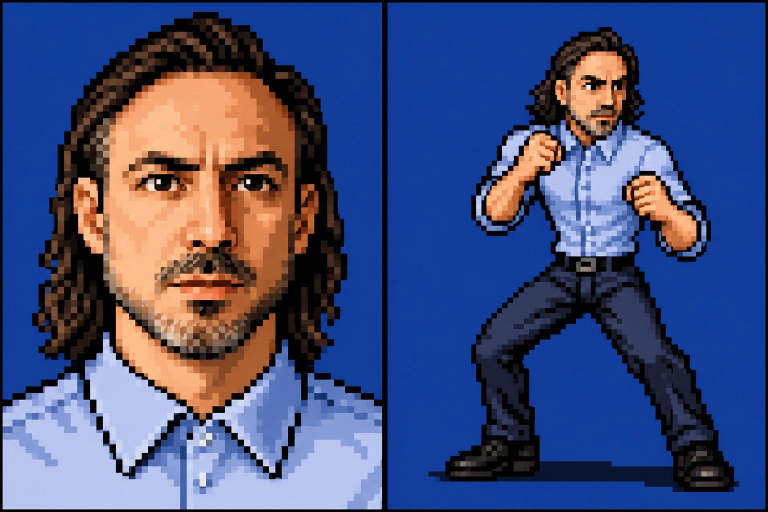
#> input picture source/chatgpt.webp, 1536 x 1024 px (shown at 1/2 size)
$ python build_fighter.py ../source/chatgpt.webp
#> lines starting #> are read from the running program, lines starting #| are printed output that depends on the picture; after the words box and inside, x2 and y2 are one past the last pixel; in counts of white or black regions, pixels touching at a corner belong together
"""Turn a portrait photo into pixel-art fighter assets.

Usage: tools/.venv/Scripts/python tools/build_fighter.py source/photo.png
Writes assets/portrait.png, assets/head.png, assets/fighter_sheet.png and tests/preview.png, tests/fighter.gif.
"""
import colorsys
import math
import sys
from pathlib import Path

import numpy as np
from PIL import Image, ImageDraw, ImageEnhance

ROOT = Path(__file__).resolve().parent.parent
OUTLINE = (22, 18, 26, 255)
SEAM_DARKEN = 0.72
HEAD_WIDTH = 30
BACKGROUND_TOLERANCE = 52
HAIR_MAX_LUMINANCE = 72
PORTRAIT_WIDTH = 64
FRAME_SIZE = (72, 100)
GROUND_Y = 96
PREVIEW_SCALE = 4
LIGHT = np.array([-0.55, -0.6, 0.58])
LIGHT = LIGHT / np.linalg.norm(LIGHT)
KIT = {'shirt': '#a9c4e8', 'jeans': '#3b4f82', 'shoes': '#2c2428', 'belt': '#3a2a22'}


def hex_rgb(value):
    value = value.lstrip('#')
    return tuple(int(value[i:i + 2], 16) for i in (0, 2, 4))


# [9 lines left out: function ramp, not called in this run]


def background_mask(photo):
    """True where the pixel belongs to the flat studio background, flood-filled from the top and sides."""
    pixels = np.asarray(photo, dtype=np.float32)
    height, width, _ = pixels.shape
    row_bg = (pixels[:, :3].mean(axis=1) + pixels[:, -3:].mean(axis=1)) / 2
    distance = np.linalg.norm(pixels - row_bg[:, None, :], axis=2)
    saturation = pixels.max(axis=2) - pixels.min(axis=2)
    luminance = pixels.mean(axis=2)
    similar = (distance < BACKGROUND_TOLERANCE) & (saturation < 26) & (luminance > HAIR_MAX_LUMINANCE)
    mask = np.zeros((height, width), dtype=bool)
    stack = [(y, x) for y in range(height) for x in (0, width - 1)] + [(0, x) for x in range(width)]
    while stack:
        y, x = stack.pop()
        if y < 0 or y >= height or x < 0 or x >= width or mask[y, x] or not similar[y, x]:
            continue
        mask[y, x] = True
        stack.extend(((y + 1, x), (y - 1, x), (y, x + 1), (y, x - 1)))
    return mask


def shirt_top(photo, foreground):
    pixels = np.asarray(photo, dtype=np.int32)
    blue = (pixels[:, :, 2] > pixels[:, :, 0] + 18) & (pixels[:, :, 2] > 150) & foreground
    rows = np.where(blue.sum(axis=1) > photo.width * 0.08)[0]
    return int(rows[0]) if len(rows) else photo.height


def pixelize(image, alpha, width, colors):
    height = round(image.height * width / image.width)
    small = image.resize((width, height), Image.BOX)
    small_alpha = alpha.resize((width, height), Image.BOX)
    small = ImageEnhance.Contrast(small).enhance(1.12)
    small = ImageEnhance.Color(small).enhance(1.15)
    quantized = small.quantize(colors=colors, method=Image.Quantize.MEDIANCUT, dither=Image.Dither.NONE).convert('RGB')
    rgba = quantized.convert('RGBA')
    opaque = np.asarray(small_alpha) > 127
    data = np.asarray(rgba).copy()
    data[~opaque] = (0, 0, 0, 0)
    return Image.fromarray(data, 'RGBA')


def add_outline(image):
    data = np.asarray(image).copy()
    opaque = data[:, :, 3] > 0
    padded = np.pad(opaque, 1)
    neighbour = padded[:-2, 1:-1] | padded[2:, 1:-1] | padded[1:-1, :-2] | padded[1:-1, 2:]
    edge = neighbour & ~opaque
    data[edge] = OUTLINE
    return Image.fromarray(data, 'RGBA')


def padded(image, pad=1):
    canvas = Image.new('RGBA', (image.width + pad * 2, image.height + pad * 2), (0, 0, 0, 0))
    canvas.paste(image, (pad, pad))
    return canvas


# [6 lines left out: function skin_color, not called in this run]


class Painter:
    """Draws shaded volumes (capsules with a variable radius) into an indexed frame, 16-bit style."""

    # [64 lines left out: functions __init__, tube, blit, finish, not called in this run]


POSES = {
    'guard': {'lift': 0, 'lean': 0, 'front_hand': (47, 33), 'front_elbow': (44, 46), 'back_hand': (39, 36), 'back_elbow': (33, 48), 'front_knee': (41, 77), 'back_knee': (25, 78)},
    'guard_low': {'lift': 1, 'lean': 0, 'front_hand': (47, 35), 'front_elbow': (44, 48), 'back_hand': (39, 38), 'back_elbow': (33, 50), 'front_knee': (42, 78), 'back_knee': (24, 79)},
    'punch': {'lift': 0, 'lean': 3, 'front_hand': (67, 36), 'front_elbow': (56, 37), 'back_hand': (40, 38), 'back_elbow': (34, 49), 'front_knee': (43, 76), 'back_knee': (23, 78)},
}


# [39 lines left out: functions draw_fighter, gradient_card, not called in this run]


def scale(image, factor):
    return image.resize((image.width * factor, image.height * factor), Image.NEAREST)


def main(photo_path):
#> called with photo_path = '../source/chatgpt.webp'
    photo = Image.open(photo_path).convert('RGB')
#> photo is the input picture: PIL image 1536x1024 RGB; mean R, G, B 67.4, 78.4, 123.1
    background = background_mask(photo)
#> in background_mask, `row_bg = (pixels[:, :3].mean(axis=1) + pixels[:, -3:].mean(axis=1)) / 2`: row_bg = 1024 rows, first 8: [0, 0.333, 7.17], [0, 0.333, 6.5], [0, 0.833, 4.17], [0, 0.667, 2.67], [0, 0.333, 1.67], [0, 0.333, 2], [0, 0.167, 2.67], [0, 0.167, 3.33]
#> in background_mask, `distance = np.linalg.norm(pixels - row_bg[:, None, :], axis=2)`:
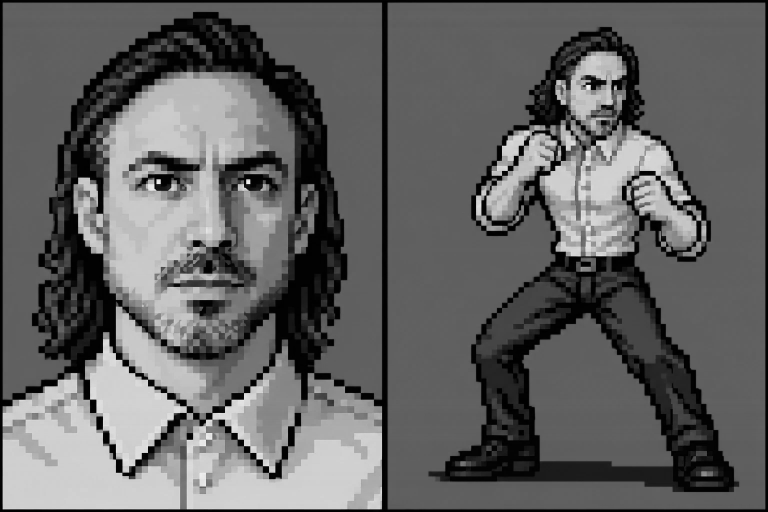
#> distance: shape (1024, 1536) float32 (shown at 1/2 size); min 0.167, max 434.6, mean 170.2; drawn with min black and max white
#> in background_mask, `saturation = pixels.max(axis=2) - pixels.min(axis=2)`:
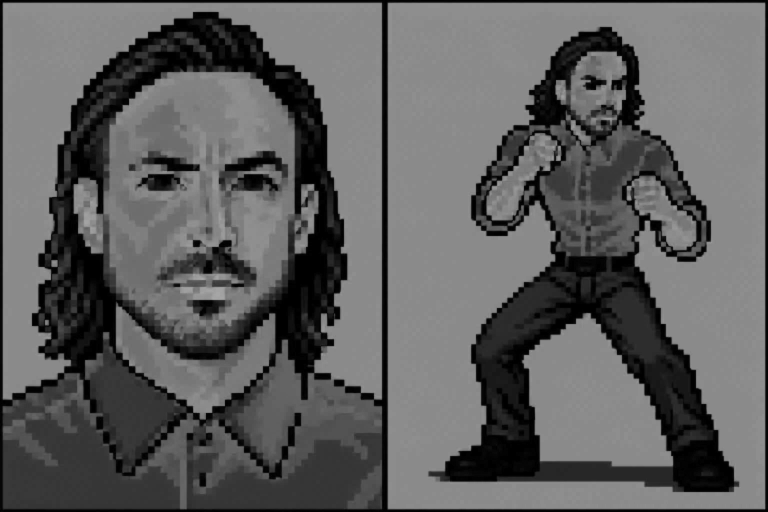
#> saturation: shape (1024, 1536) float32 (shown at 1/2 size); min 0, max 170, mean 95.2
#> in background_mask, `similar = (distance < BACKGROUND_TOLERANCE) & (saturation < 26) & (lum..`: similar: shape (1024, 1536) bool; every value is 0
#> after the loop in background_mask, `while stack:`: stack = []
    foreground = ~background
#> foreground: shape (1024, 1536) bool; every value is 1
    alpha = Image.fromarray((foreground * 255).astype(np.uint8), 'L')
#> alpha: PIL image 1536x1024 L; every value is 255
    ys, xs = np.where(foreground)
    top, left, right = int(ys.min()), int(xs.min()), int(xs.max())
#> top = 0; left = 0; right = 1535
    collar = shirt_top(photo, foreground)
#> in shirt_top, `blue = (pixels[:, :, 2] > pixels[:, :, 0] + 18) & (pixels[:, :, 2] > 1..`:
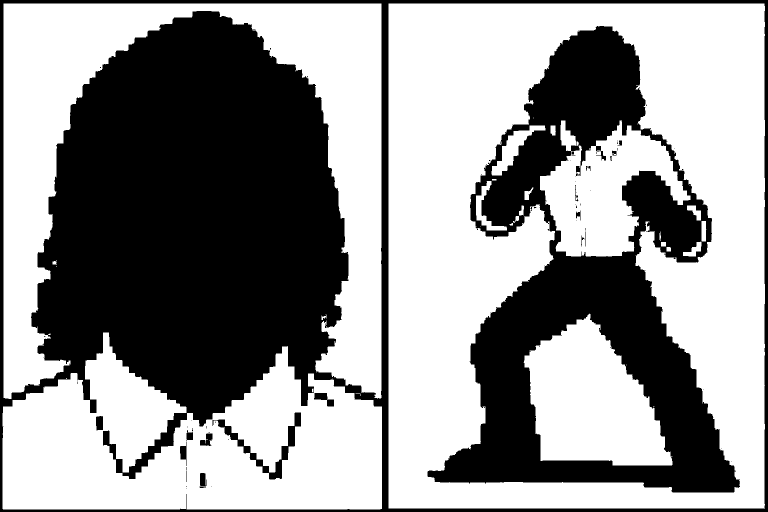
#> blue: shape (1024, 1536) bool (shown at 1/2 size); 58.4% white; 80 black regions (60 under 20 px), largest, box (x1, y1, x2, y2) and area: (0, 0, 1536, 1024) 433028, (855, 52, 1480, 985) 215077, (425, 825, 602, 959) 3571
#> in shirt_top, `rows = np.where(blue.sum(axis=1) > photo.width * 0.08)[0]`: rows = 1012 values from 7 to 1018
#> collar = 7

    portrait = add_outline(padded(pixelize(photo, alpha, PORTRAIT_WIDTH, 28)))
#> in pixelize, `small = image.resize((width, height), Image.BOX)`:
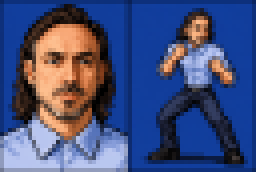
#> small: PIL image 64x43 RGB (shown 4 times larger); mean R, G, B 67.4, 78.4, 123.2
#> in pixelize, `small_alpha = alpha.resize((width, height), Image.BOX)`: small_alpha: PIL image 64x43 L; every value is 255
#> in pixelize, `quantized = small.quantize(colors=colors, method=Image.Quantize.MEDIAN..`:
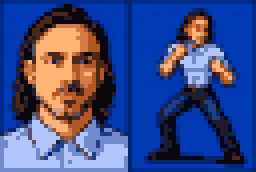
#> quantized: PIL image 64x43 RGB (shown 4 times larger); mean R, G, B 60.5, 76.3, 135.2
#> in pixelize, `opaque = np.asarray(small_alpha) > 127`: opaque: shape (43, 64) bool; every value is 1
#> in padded, `canvas = Image.new('RGBA', (image.width + pad * 2, image.height + pad ..`: canvas: PIL image 66x45 RGBA; every value is 0
#> in add_outline, `opaque = data[:, :, 3] > 0`: opaque: shape (45, 66) bool; 92.7% white; black in thin lines or dots
#> in add_outline, `padded = np.pad(opaque, 1)`: padded: shape (47, 68) bool; 86.1% white; 1 black region, box (x1, y1, x2, y2) and area: (0, 0, 68, 47) 444
#> in add_outline, `neighbour = padded[:-2, 1:-1] | padded[2:, 1:-1] | padded[1:-1, :-2] |..`:
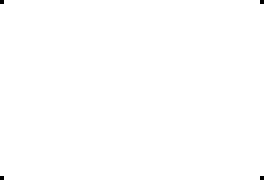
#> neighbour: shape (45, 66) bool (shown 4 times larger); 99.9% white; black in thin lines or dots
#> in add_outline, `edge = neighbour & ~opaque`: edge: shape (45, 66) bool; 7.2% white in thin lines or dots
#> in add_outline, `data[edge] = OUTLINE`:
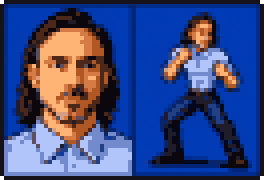
#> data: shape (45, 66, 4) (shown 4 times larger); mean R, G, B, A 57.7, 72, 127.1, 254.7; transparent parts drawn white
    head_box = (left, top, right + 1, collar + 2)
#> head_box = (0, 0, 1536, 9)
    head = add_outline(padded(pixelize(photo.crop(head_box), alpha.crop(head_box), HEAD_WIDTH, 14)))
    skin = skin_color(photo, foreground, top + (collar - top) // 3, collar)

    frames = [draw_fighter(head, skin, name) for name in ('guard', 'guard_low', 'punch')]
    sheet = Image.new('RGBA', (FRAME_SIZE[0] * len(frames), FRAME_SIZE[1]), (0, 0, 0, 0))
    for i, frame in enumerate(frames):
        sheet.paste(frame, (i * FRAME_SIZE[0], 0), frame)

    (ROOT / 'assets').mkdir(exist_ok=True)
    (ROOT / 'tests').mkdir(exist_ok=True)
    portrait.save(ROOT / 'assets' / 'portrait.png')
    head.save(ROOT / 'assets' / 'head.png')
    sheet.save(ROOT / 'assets' / 'fighter_sheet.png')

    stage_color = (20, 22, 31, 255)
    card = gradient_card((portrait.width + 8, portrait.height + 8))
    card.paste(portrait, (4, 4), portrait)
    big_card = scale(card, PREVIEW_SCALE)
    frame_cards = []
    for frame in frames:
        bg = Image.new('RGBA', FRAME_SIZE, (31, 35, 51, 255))
        ImageDraw.Draw(bg).rectangle([(8, GROUND_Y), (FRAME_SIZE[0] - 8, GROUND_Y + 1)], fill=(12, 13, 20, 255))
        bg.paste(frame, (0, 0), frame)
        frame_cards.append(scale(bg, PREVIEW_SCALE))
    gap = 24
    width = big_card.width + gap * (len(frame_cards) + 2) + sum(f.width for f in frame_cards)
    height = max(big_card.height, frame_cards[0].height) + gap * 2
    preview = Image.new('RGBA', (width, height), stage_color)
    preview.paste(big_card, (gap, (height - big_card.height) // 2))
    x = gap * 2 + big_card.width
    for card_frame in frame_cards:
        preview.paste(card_frame, (x, (height - card_frame.height) // 2))
        x += card_frame.width + gap
    preview.save(ROOT / 'tests' / 'preview.png')

    gif_frames = [frame_cards[0], frame_cards[1], frame_cards[0], frame_cards[1], frame_cards[2], frame_cards[2], frame_cards[0]]
    gif_frames[0].save(ROOT / 'tests' / 'fighter.gif', save_all=True, append_images=gif_frames[1:], duration=[260, 260, 260, 260, 110, 220, 260], loop=0, disposal=2)
    print('portrait', portrait.size, 'head', head.size, 'skin', skin, 'collar row', collar)


if __name__ == '__main__':
#> (the run stopped early here; a loop or call above may not have finished)
